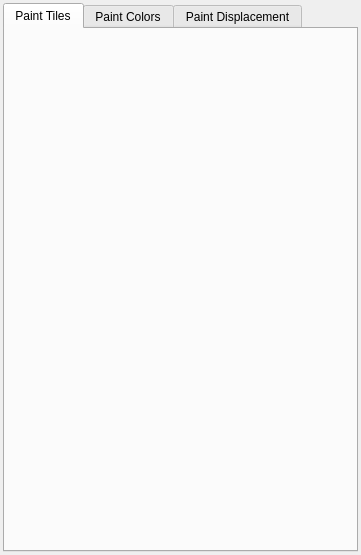
<?xml version="1.0" encoding="UTF-8"?>
<ui version="4.0">
 <class>PainterDockWidget</class>
 <widget class="QDockWidget" name="PainterDockWidget">
  <property name="geometry">
   <rect>
    <x>0</x>
    <y>0</y>
    <width>361</width>
    <height>555</height>
   </rect>
  </property>
  <property name="minimumSize">
   <size>
    <width>300</width>
    <height>83</height>
   </size>
  </property>
  <property name="features">
   <set>QDockWidget::DockWidgetFloatable|QDockWidget::DockWidgetMovable</set>
  </property>
  <property name="windowTitle">
   <string>Painter Modes</string>
  </property>
  <widget class="QWidget" name="dockWidgetContents">
   <layout class="QGridLayout" name="gridLayout">
    <property name="margin">
     <number>3</number>
    </property>
    <property name="spacing">
     <number>1</number>
    </property>
    <item row="0" column="0">
     <widget class="QTabWidget" name="tabWidget">
      <property name="currentIndex">
       <number>0</number>
      </property>
      <widget class="QWidget" name="tileTab">
       <attribute name="title">
        <string>Paint Tiles</string>
       </attribute>
      </widget>
      <widget class="QWidget" name="colorTab">
       <attribute name="title">
        <string>Paint Colors</string>
       </attribute>
      </widget>
      <widget class="QWidget" name="displaceTab">
       <attribute name="title">
        <string>Paint Displacement</string>
       </attribute>
      </widget>
     </widget>
    </item>
   </layout>
  </widget>
 </widget>
 <resources/>
 <connections/>
</ui>
